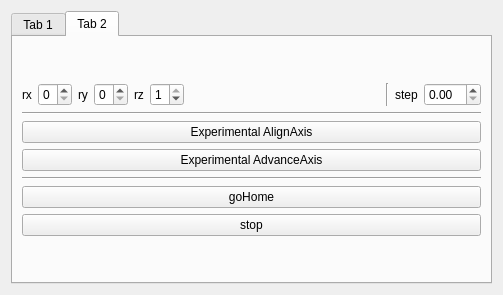
<?xml version="1.0" encoding="UTF-8"?>
<ui version="4.0">
 <class>guiDlg</class>
 <widget class="QWidget" name="guiDlg">
  <property name="geometry">
   <rect>
    <x>0</x>
    <y>0</y>
    <width>503</width>
    <height>295</height>
   </rect>
  </property>
  <property name="windowTitle">
   <string>mueveBrazo</string>
  </property>
  <layout class="QGridLayout" name="gridLayout">
   <item row="0" column="0">
    <widget class="QTabWidget" name="tabWidget">
     <property name="currentIndex">
      <number>1</number>
     </property>
     <widget class="QWidget" name="tab">
      <attribute name="title">
       <string>Tab 1</string>
      </attribute>
      <layout class="QGridLayout" name="gridLayout_2">
       <item row="0" column="0">
        <layout class="QVBoxLayout" name="verticalLayout_2">
         <item>
          <layout class="QHBoxLayout" name="horizontalLayout_9">
           <item>
            <layout class="QVBoxLayout" name="verticalLayout">
             <item>
              <layout class="QHBoxLayout" name="horizontalLayout_4">
               <item>
                <layout class="QHBoxLayout" name="horizontalLayout">
                 <item>
                  <widget class="QLabel" name="label">
                   <property name="text">
                    <string>tx</string>
                   </property>
                  </widget>
                 </item>
                 <item>
                  <widget class="QDoubleSpinBox" name="txbox">
                   <property name="maximum">
                    <double>10000.000000000000000</double>
                   </property>
                   <property name="singleStep">
                    <double>0.010000000000000</double>
                   </property>
                  </widget>
                 </item>
                </layout>
               </item>
               <item>
                <layout class="QHBoxLayout" name="horizontalLayout_2">
                 <item>
                  <widget class="QLabel" name="label_2">
                   <property name="text">
                    <string>ty</string>
                   </property>
                  </widget>
                 </item>
                 <item>
                  <widget class="QDoubleSpinBox" name="tybox">
                   <property name="maximum">
                    <double>10000.000000000000000</double>
                   </property>
                   <property name="singleStep">
                    <double>0.010000000000000</double>
                   </property>
                  </widget>
                 </item>
                </layout>
               </item>
               <item>
                <layout class="QHBoxLayout" name="horizontalLayout_3">
                 <item>
                  <widget class="QLabel" name="label_3">
                   <property name="text">
                    <string>tz</string>
                   </property>
                  </widget>
                 </item>
                 <item>
                  <widget class="QDoubleSpinBox" name="tzbox">
                   <property name="maximum">
                    <double>10000.000000000000000</double>
                   </property>
                   <property name="singleStep">
                    <double>0.010000000000000</double>
                   </property>
                  </widget>
                 </item>
                </layout>
               </item>
              </layout>
             </item>
             <item>
              <layout class="QHBoxLayout" name="horizontalLayout_5">
               <item>
                <layout class="QHBoxLayout" name="horizontalLayout_6">
                 <item>
                  <widget class="QLabel" name="label_4">
                   <property name="text">
                    <string>rx</string>
                   </property>
                  </widget>
                 </item>
                 <item>
                  <widget class="QDoubleSpinBox" name="rxbox">
                   <property name="maximum">
                    <double>10000.000000000000000</double>
                   </property>
                   <property name="singleStep">
                    <double>0.010000000000000</double>
                   </property>
                  </widget>
                 </item>
                </layout>
               </item>
               <item>
                <layout class="QHBoxLayout" name="horizontalLayout_7">
                 <item>
                  <widget class="QLabel" name="label_5">
                   <property name="text">
                    <string>ry</string>
                   </property>
                  </widget>
                 </item>
                 <item>
                  <widget class="QDoubleSpinBox" name="rybox">
                   <property name="maximum">
                    <double>10000.000000000000000</double>
                   </property>
                   <property name="singleStep">
                    <double>0.010000000000000</double>
                   </property>
                  </widget>
                 </item>
                </layout>
               </item>
               <item>
                <layout class="QHBoxLayout" name="horizontalLayout_8">
                 <item>
                  <widget class="QLabel" name="label_6">
                   <property name="text">
                    <string>rz</string>
                   </property>
                  </widget>
                 </item>
                 <item>
                  <widget class="QDoubleSpinBox" name="rzbox">
                   <property name="maximum">
                    <double>10000.000000000000000</double>
                   </property>
                   <property name="singleStep">
                    <double>0.010000000000000</double>
                   </property>
                  </widget>
                 </item>
                </layout>
               </item>
              </layout>
             </item>
            </layout>
           </item>
           <item>
            <widget class="QPushButton" name="sendbutton">
             <property name="text">
              <string>send</string>
             </property>
            </widget>
           </item>
          </layout>
         </item>
         <item>
          <widget class="QRadioButton" name="weightbutton">
           <property name="text">
            <string>Rotations weights</string>
           </property>
          </widget>
         </item>
         <item>
          <widget class="Line" name="line">
           <property name="orientation">
            <enum>Qt::Horizontal</enum>
           </property>
          </widget>
         </item>
         <item>
          <widget class="QPushButton" name="homebutton">
           <property name="text">
            <string>goHome</string>
           </property>
          </widget>
         </item>
         <item>
          <widget class="QPushButton" name="stopbutton">
           <property name="text">
            <string>stop</string>
           </property>
          </widget>
         </item>
        </layout>
       </item>
      </layout>
     </widget>
     <widget class="QWidget" name="tab_2">
      <attribute name="title">
       <string>Tab 2</string>
      </attribute>
      <layout class="QGridLayout" name="gridLayout_3">
       <item row="0" column="0">
        <layout class="QVBoxLayout" name="verticalLayout_4">
         <item>
          <layout class="QVBoxLayout" name="verticalLayout_3">
           <item>
            <layout class="QHBoxLayout" name="horizontalLayout_14">
             <item>
              <layout class="QHBoxLayout" name="horizontalLayout_15">
               <item>
                <widget class="QLabel" name="label_10">
                 <property name="text">
                  <string>rx</string>
                 </property>
                </widget>
               </item>
               <item>
                <widget class="QDoubleSpinBox" name="rxbox_2">
                 <property name="decimals">
                  <number>0</number>
                 </property>
                 <property name="maximum">
                  <double>1.000000000000000</double>
                 </property>
                 <property name="singleStep">
                  <double>1.000000000000000</double>
                 </property>
                </widget>
               </item>
              </layout>
             </item>
             <item>
              <layout class="QHBoxLayout" name="horizontalLayout_16">
               <item>
                <widget class="QLabel" name="label_11">
                 <property name="text">
                  <string>ry</string>
                 </property>
                </widget>
               </item>
               <item>
                <widget class="QDoubleSpinBox" name="rybox_2">
                 <property name="decimals">
                  <number>0</number>
                 </property>
                 <property name="maximum">
                  <double>1.000000000000000</double>
                 </property>
                 <property name="singleStep">
                  <double>1.000000000000000</double>
                 </property>
                </widget>
               </item>
              </layout>
             </item>
             <item>
              <layout class="QHBoxLayout" name="horizontalLayout_17">
               <item>
                <widget class="QLabel" name="label_12">
                 <property name="text">
                  <string>rz</string>
                 </property>
                </widget>
               </item>
               <item>
                <widget class="QDoubleSpinBox" name="rzbox_2">
                 <property name="decimals">
                  <number>0</number>
                 </property>
                 <property name="maximum">
                  <double>1.000000000000000</double>
                 </property>
                 <property name="singleStep">
                  <double>1.000000000000000</double>
                 </property>
                 <property name="value">
                  <double>1.000000000000000</double>
                 </property>
                </widget>
               </item>
              </layout>
             </item>
             <item>
              <spacer name="horizontalSpacer">
               <property name="orientation">
                <enum>Qt::Horizontal</enum>
               </property>
               <property name="sizeHint" stdset="0">
                <size>
                 <width>40</width>
                 <height>20</height>
                </size>
               </property>
              </spacer>
             </item>
             <item>
              <widget class="Line" name="line_4">
               <property name="orientation">
                <enum>Qt::Vertical</enum>
               </property>
              </widget>
             </item>
             <item>
              <layout class="QHBoxLayout" name="horizontalLayout_10">
               <item>
                <widget class="QLabel" name="label_13">
                 <property name="text">
                  <string>step</string>
                 </property>
                </widget>
               </item>
               <item>
                <widget class="QDoubleSpinBox" name="doubleSpinBox"/>
               </item>
              </layout>
             </item>
            </layout>
           </item>
          </layout>
         </item>
         <item>
          <widget class="Line" name="line_2">
           <property name="orientation">
            <enum>Qt::Horizontal</enum>
           </property>
          </widget>
         </item>
         <item>
          <widget class="QPushButton" name="alignaxisbutton">
           <property name="text">
            <string>Experimental AlignAxis</string>
           </property>
          </widget>
         </item>
         <item>
          <widget class="QPushButton" name="advanceaxisbutton">
           <property name="text">
            <string>Experimental AdvanceAxis</string>
           </property>
          </widget>
         </item>
         <item>
          <widget class="Line" name="line_3">
           <property name="orientation">
            <enum>Qt::Horizontal</enum>
           </property>
          </widget>
         </item>
         <item>
          <widget class="QPushButton" name="homebutton_2">
           <property name="text">
            <string>goHome</string>
           </property>
          </widget>
         </item>
         <item>
          <widget class="QPushButton" name="stopbutton_2">
           <property name="text">
            <string>stop</string>
           </property>
          </widget>
         </item>
        </layout>
       </item>
      </layout>
     </widget>
    </widget>
   </item>
  </layout>
 </widget>
 <resources/>
 <connections/>
</ui>
